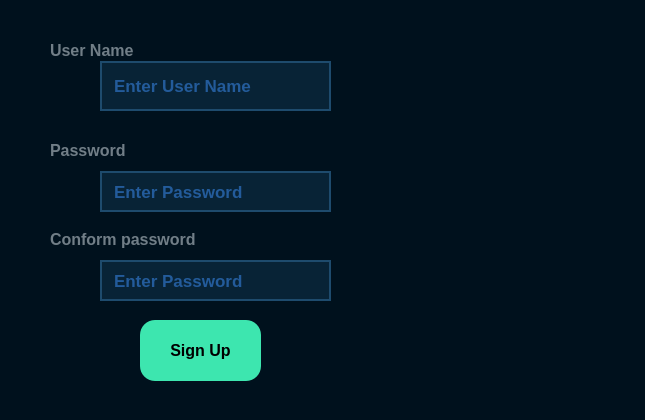
<?xml version="1.0" encoding="UTF-8"?>
<ui version="4.0">
 <class>signup</class>
 <widget class="QDialog" name="signup">
  <property name="geometry">
   <rect>
    <x>0</x>
    <y>0</y>
    <width>645</width>
    <height>420</height>
   </rect>
  </property>
  <property name="windowTitle">
   <string>Tic Tac Toe</string>
  </property>
  <property name="windowIcon">
   <iconset theme="appointment-new"/>
  </property>
  <property name="styleSheet">
   <string notr="true">QWidget
{
	background-color: #00111d;
	color: #000000;
	border-color: #000000;

}</string>
  </property>
  <widget class="QLabel" name="label_4">
   <property name="geometry">
    <rect>
     <x>50</x>
     <y>140</y>
     <width>101</width>
     <height>21</height>
    </rect>
   </property>
   <property name="font">
    <font>
     <family>Arial</family>
     <pointsize>12</pointsize>
     <bold>true</bold>
    </font>
   </property>
   <property name="styleSheet">
    <string notr="true">QLabel
{
	background-color: #00111d;
	color: #717e87;
	border-color: #000000;

}</string>
   </property>
   <property name="text">
    <string>Password</string>
   </property>
   <property name="alignment">
    <set>Qt::AlignLeading|Qt::AlignLeft|Qt::AlignVCenter</set>
   </property>
  </widget>
  <widget class="QLineEdit" name="lineEdit_password">
   <property name="geometry">
    <rect>
     <x>100</x>
     <y>171</y>
     <width>231</width>
     <height>41</height>
    </rect>
   </property>
   <property name="font">
    <font>
     <family>Arial</family>
     <pointsize>13</pointsize>
     <bold>true</bold>
    </font>
   </property>
   <property name="styleSheet">
    <string notr="true">QLineEdit
{
	background-color: #082336;
	color: #3e93ff;
	border-style: solid;
	border-width: 2px;
	border-color: #1e4b6d;
	padding: 10px;

}


QLineEdit::hover
{
	background-color: #082336;
	color: #3e93ca;
	border-style: solid;
	border-width: 2px;
	border-color: #01dcff;
	padding: 10px;

}


QLineEdit::focus
{
	
	color: #3e93ca;
	border-style: solid;
	border-width: 2px;
	border-color: #01dcff;
	padding: 10px;

}</string>
   </property>
   <property name="text">
    <string/>
   </property>
   <property name="echoMode">
    <enum>QLineEdit::Password</enum>
   </property>
   <property name="placeholderText">
    <string>Enter Password</string>
   </property>
  </widget>
  <widget class="QLineEdit" name="lineEdit_username">
   <property name="geometry">
    <rect>
     <x>100</x>
     <y>61</y>
     <width>231</width>
     <height>50</height>
    </rect>
   </property>
   <property name="font">
    <font>
     <family>Arial</family>
     <pointsize>13</pointsize>
     <italic>false</italic>
     <bold>true</bold>
     <kerning>true</kerning>
    </font>
   </property>
   <property name="styleSheet">
    <string notr="true">QLineEdit
{
	background-color: #082336;
	color: #3e93ff;
	border-style: solid;
	border-width: 2px;
	border-color: #1e4b6d;
	padding: 10px;

}


QLineEdit::hover
{
	background-color: #082336;
	color: #3e93ca;
	border-style: solid;
	border-width: 2px;
	border-color: #01dcff;
	padding: 10px;

}


QLineEdit::focus
{
	
	color: #3e93ca;
	border-style: solid;
	border-width: 2px;
	border-color: #01dcff;
	padding: 10px;

}</string>
   </property>
   <property name="text">
    <string/>
   </property>
   <property name="placeholderText">
    <string>Enter User Name</string>
   </property>
  </widget>
  <widget class="QLabel" name="label_5">
   <property name="geometry">
    <rect>
     <x>50</x>
     <y>40</y>
     <width>111</width>
     <height>21</height>
    </rect>
   </property>
   <property name="font">
    <font>
     <family>Arial</family>
     <pointsize>12</pointsize>
     <bold>true</bold>
    </font>
   </property>
   <property name="styleSheet">
    <string notr="true">QLabel
{
	background-color: #00111d;
	color: #717e87;
	border-color: #000000;

}</string>
   </property>
   <property name="text">
    <string>User Name</string>
   </property>
   <property name="alignment">
    <set>Qt::AlignLeading|Qt::AlignLeft|Qt::AlignVCenter</set>
   </property>
  </widget>
  <widget class="QLabel" name="label_6">
   <property name="geometry">
    <rect>
     <x>50</x>
     <y>229</y>
     <width>191</width>
     <height>21</height>
    </rect>
   </property>
   <property name="font">
    <font>
     <family>Arial</family>
     <pointsize>12</pointsize>
     <bold>true</bold>
    </font>
   </property>
   <property name="styleSheet">
    <string notr="true">QLabel
{
	background-color: #00111d;
	color: #717e87;
	border-color: #000000;

}</string>
   </property>
   <property name="text">
    <string>Conform password</string>
   </property>
   <property name="alignment">
    <set>Qt::AlignLeading|Qt::AlignLeft|Qt::AlignVCenter</set>
   </property>
  </widget>
  <widget class="QLineEdit" name="lineEdit_password_2">
   <property name="geometry">
    <rect>
     <x>100</x>
     <y>260</y>
     <width>231</width>
     <height>41</height>
    </rect>
   </property>
   <property name="font">
    <font>
     <family>Arial</family>
     <pointsize>13</pointsize>
     <bold>true</bold>
    </font>
   </property>
   <property name="styleSheet">
    <string notr="true">QLineEdit
{
	background-color: #082336;
	color: #3e93ff;
	border-style: solid;
	border-width: 2px;
	border-color: #1e4b6d;
	padding: 10px;

}


QLineEdit::hover
{
	background-color: #082336;
	color: #3e93ca;
	border-style: solid;
	border-width: 2px;
	border-color: #01dcff;
	padding: 10px;

}


QLineEdit::focus
{
	
	color: #3e93ca;
	border-style: solid;
	border-width: 2px;
	border-color: #01dcff;
	padding: 10px;

}</string>
   </property>
   <property name="text">
    <string/>
   </property>
   <property name="echoMode">
    <enum>QLineEdit::Password</enum>
   </property>
   <property name="placeholderText">
    <string>Enter Password</string>
   </property>
  </widget>
  <widget class="QPushButton" name="pushButton_LogIn">
   <property name="geometry">
    <rect>
     <x>140</x>
     <y>320</y>
     <width>121</width>
     <height>61</height>
    </rect>
   </property>
   <property name="font">
    <font>
     <family>Arial</family>
     <pointsize>12</pointsize>
     <bold>true</bold>
    </font>
   </property>
   <property name="styleSheet">
    <string notr="true">QPushButton
{
	background-color: #3de6af;
	color: #000000;
	border-style: solid;
	border-radius:15px;
	border-color: #000000;
	font-weight : bold;
	padding: 13px;

}


QPushButton::hover
{
	background-color: #3dffaf;
	color: #000000;
	border-style: solid;
	border-color: #000000;
	font-weight : bold;
	padding: 13px;

}


QPushButton::pressed
{
	background-color: #3dc8af;
	color: #000000;
	border-style: solid;
	border-color: #000000;
	font-weight : bold;
	padding: 13px;

}</string>
   </property>
   <property name="text">
    <string>Sign Up</string>
   </property>
  </widget>
  <widget class="QLabel" name="Photo">
   <property name="geometry">
    <rect>
     <x>360</x>
     <y>70</y>
     <width>251</width>
     <height>261</height>
    </rect>
   </property>
   <property name="text">
    <string/>
   </property>
  </widget>
 </widget>
 <resources/>
 <connections/>
</ui>
